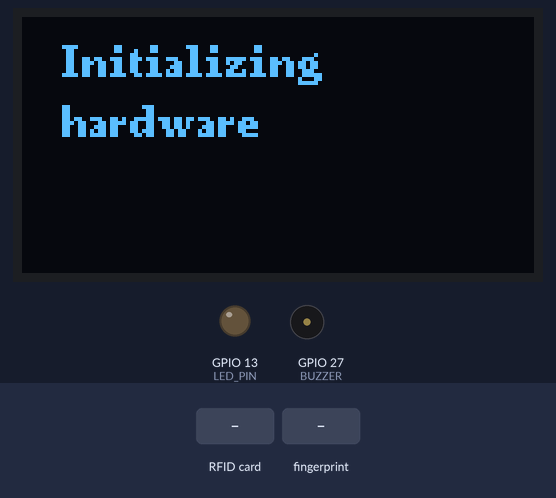
A sketch run on a simulated ESP32. On the bench: 128×64 one-colour display, output pins drawn as LEDs (lit = HIGH), buzzer (waves = sounding, pin HIGH). The test bench sets the inputs (shaded band). WiFi joins after 1.5 s; servers stay silent unless stated; uploads are accepted with an empty reply; what the sketch prints to the serial monitor is not drawn.

Above: at 1.2 s.
At 7.2 s:
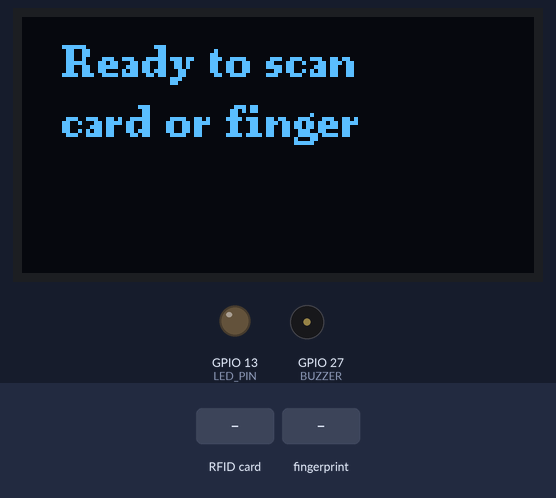
7.3 s: RFID card 5E 7A 19 C4 held to the reader
At 8.6 s:
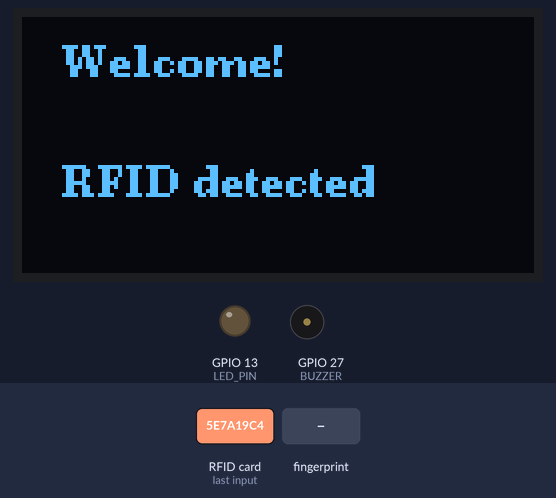
9.5 s: finger stored as number 1 placed on the sensor
At 12.2 s:
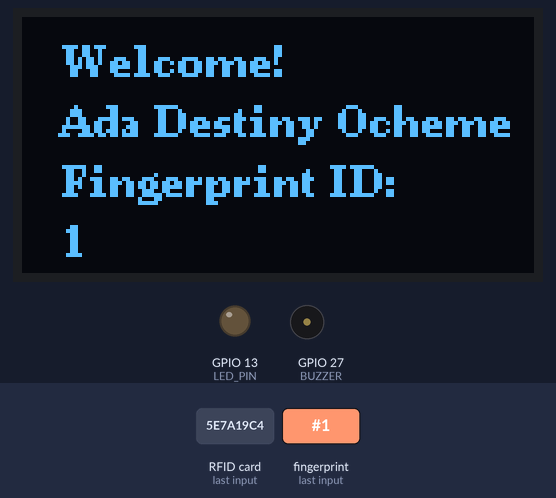
Timing chart, 0 to 13.7 s (numbered marks = the images above; inputs shaded):
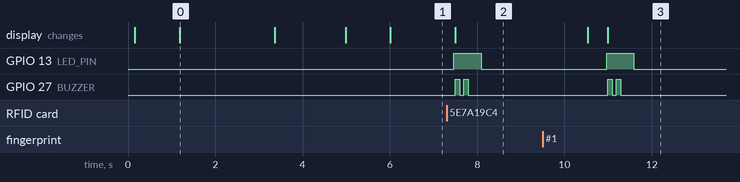

Measured:
- after the input at 7.3 s, GPIO 13 (LED_PIN): LOW → HIGH after 0.17 s, → LOW 0.63 s later; GPIO 27 (BUZZER): alternates HIGH for 0.10 s and LOW for 0.10 s, 4 changes in all, then stays LOW, starting after 0.19 s; the display: changes after 0.19 s (image 2)
- after the input at 9.5 s, GPIO 13 (LED_PIN): LOW → HIGH after 1.5 s, → LOW 0.63 s later; GPIO 27 (BUZZER): alternates HIGH for 0.10 s and LOW for 0.10 s, 4 changes in all, then stays LOW, starting after 1.5 s; the display: first differs from a run without the input after 1.5 s (image 3)
- what the display in image 0 shows lasts 2.2 s, from 1.2 s to 3.4 s

The sketch:

Morrebs_secure_access_sketch_may8a.ino
```cpp
#include <SPI.h>
#include <MFRC522.h>
#include <WiFi.h>
#include <HTTPClient.h>
#include <WiFiClientSecure.h>
#include <U8g2lib.h>
#include <Adafruit_Fingerprint.h>
#include <Wire.h>

// pins
#define RST_PIN        22
#define SS_PIN         5
#define BUZZER         27
#define LED_PIN        13
#define FINGER_RX      25
#define FINGER_TX      26
#define OLED_SDA       21
#define OLED_SCL       22

// Wi-Fi & Sheets
#define WIFI_SSID      "Tope"
#define WIFI_PASSWORD  "agrismart5555"
const String sheet_url = "https://script.google.com/macros/s/AKfycbwVbZWn_6yCJNBgdsZOG7ETJYaylf"
                         "NHLAm3-3x1C0OLfmOC3LXIoYmOp3rP-aOAH8qB/exec?name=";

// timing
unsigned long lastCardReadTime       = 0;
const unsigned long cardReadInterval = 200;
unsigned long lastWifiAttempt        = 0;
const unsigned long wifiReconnectInterval = 5000;
unsigned long welcomeScreenStartTime = 0;
const unsigned long welcomeDisplayDuration = 3000;  // 3 seconds

// welcome message
String personName = "";
String scanMethod = "";
bool showingWelcome = false;

// display & sensors
U8G2_SSD1306_128X64_NONAME_F_SW_I2C oled(
  U8G2_R0, OLED_SCL, OLED_SDA, U8X8_PIN_NONE
);
MFRC522           mfrc522(SS_PIN, RST_PIN);
HardwareSerial    fingerSerial(2);
Adafruit_Fingerprint finger(&fingerSerial);

// fingerprint names
const char* fingerprintNames[] = {
  "Unknown","Ada Destiny Ocheme","Ark of God Medude","Blessing Ochapa",
  "Ali Damkwana Buba","Nathaniel John","Joy Christopher","Favour Raphael",
  "Ozoemelam Ifesanchi Divinefavour","Anna Sokyes","Temitope Okunbamu",
  "Johnson Okunade","Ejim Doreen", "Angela Jinan","Oluyemi Olubodun"
};

// forward declarations
bool   joinWiFi();
String readRFIDName();
String getRFIDUID();
void   processRFID();
void   processFingerprint(int);
int    getFingerprintID();
void   sendToGoogleSheets(const String&, const String&);
String urlEncode(const String&);
void   beepBuzzer(int,int=100);


void setup() {
  Serial.begin(115200);
  Serial.println("Starting setup");

  // init display
  Wire.begin(OLED_SDA, OLED_SCL);
  delay(100);
  if (!oled.begin()) {
    Serial.println("OLED not found");
    while (1) {
      digitalWrite(LED_PIN, HIGH);
      delay(300);
      digitalWrite(LED_PIN, LOW);
      delay(300);
    }
  }
  oled.clearBuffer();
  oled.setFont(u8g2_font_ncenB08_tr);
  oled.drawStr(10, 15, "Starting up");
  oled.sendBuffer();
  delay(1000);

  pinMode(LED_PIN, OUTPUT);
  pinMode(BUZZER, OUTPUT);
  oled.clearBuffer();
  oled.drawStr(10, 15, "Initializing");
  oled.drawStr(10, 30, "hardware");
  oled.sendBuffer();
  delay(1000);

  // init RFID
  SPI.begin();
  delay(50);
  mfrc522.PCD_Init();
  delay(50);
  mfrc522.PCD_SetAntennaGain(mfrc522.RxGain_max);

  // init fingerprint
  fingerSerial.begin(57600, SERIAL_8N1, FINGER_RX, FINGER_TX);
  finger.begin(57600);

  // start Wi-Fi
  WiFi.mode(WIFI_STA);
  WiFi.begin(WIFI_SSID, WIFI_PASSWORD);

  // show connecting screen
  oled.clearBuffer();
  oled.drawStr(10, 15, "Connecting Wi Fi");
  oled.sendBuffer();

  // wait for connection
  while (WiFi.status() != WL_CONNECTED) {
    delay(200);
  }

  // show connected + IP
  oled.clearBuffer();
  oled.drawStr(10, 15, "Wi Fi connected");
  oled.drawStr(10, 30, WiFi.localIP().toString().c_str());
  oled.sendBuffer();
  delay(1000);

  // ready to scan
  oled.clearBuffer();
  oled.drawStr(10, 15, "Ready to scan");
  oled.drawStr(10, 30, "card or finger");
  oled.sendBuffer();

  Serial.print("Wi Fi up, IP: ");
  Serial.println(WiFi.localIP());
  Serial.println("Setup complete");
}

void loop() {
  // clear welcome screen after timeout
  if (showingWelcome &&
      millis() - welcomeScreenStartTime >= welcomeDisplayDuration) {
    showingWelcome = false;
    oled.clearBuffer();
    oled.drawStr(10, 15, "Ready to scan");
    oled.drawStr(10, 35, "card or finger");
    oled.sendBuffer();
  }

  // reconnect Wi-Fi if dropped
  if (WiFi.status() != WL_CONNECTED &&
      millis() - lastWifiAttempt >= wifiReconnectInterval) {
    WiFi.begin(WIFI_SSID, WIFI_PASSWORD);
    lastWifiAttempt = millis();
  }

  if (showingWelcome) {
    delay(50);
    return;
  }

  // throttle scans
  if (millis() - lastCardReadTime < cardReadInterval) return;
  lastCardReadTime = millis();

  // RFID
  mfrc522.PCD_Init();
  if (mfrc522.PICC_IsNewCardPresent() &&
      mfrc522.PICC_ReadCardSerial()) {
    processRFID();
    return;
  }

  // fingerprint
  int fid = getFingerprintID();
  if (fid >= 0) {
    processFingerprint(fid);
  }
}

bool joinWiFi() {
  WiFi.mode(WIFI_STA);
  WiFi.begin(WIFI_SSID, WIFI_PASSWORD);
  unsigned long start = millis();
  while (WiFi.status() != WL_CONNECTED &&
         millis() - start < 10000) {
    delay(200);
  }
  return WiFi.status() == WL_CONNECTED;
}

String readRFIDName() {
  MFRC522::MIFARE_Key key;
  for (byte i = 0; i < 6; i++) key.keyByte[i] = 0xFF;
  byte buf[18];
  byte len = sizeof(buf);
  if (mfrc522.PCD_Authenticate(
        MFRC522::PICC_CMD_MF_AUTH_KEY_A, 2, &key, &mfrc522.uid
      ) == MFRC522::STATUS_OK
   && mfrc522.MIFARE_Read(2, buf, &len) == MFRC522::STATUS_OK) {
    buf[16] = 0;
    String s = (char*)buf;
    s.trim();
    return s;
  }
  return "Unknown";
}

String getRFIDUID() {
  String uid;
  for (byte i = 0; i < mfrc522.uid.size; i++) {
    if (mfrc522.uid.uidByte[i] < 0x10) uid += '0';
    uid += String(mfrc522.uid.uidByte[i], HEX);
  }
  uid.toUpperCase();
  return uid;
}

void processRFID() {
  digitalWrite(LED_PIN, HIGH);
  String name = readRFIDName();
  String id = getRFIDUID();

  Serial.print("RFID detected - Name: ");
  Serial.print(name);
  Serial.print(" ID: ");
  Serial.println(id);

  showingWelcome = true;
  welcomeScreenStartTime = millis();

  oled.clearBuffer();
  oled.drawStr(10, 15, "Welcome!");
  oled.drawStr(10, 30, name.c_str());
  oled.drawStr(10, 45, "RFID detected");
  oled.sendBuffer();

  beepBuzzer(2);
  if (WiFi.status() == WL_CONNECTED) {
    sendToGoogleSheets(name, "RFID");
  }
  digitalWrite(LED_PIN, LOW);
}

void processFingerprint(int fid) {
  digitalWrite(LED_PIN, HIGH);
  String name = (fid > 0 && fid < (int)(sizeof(fingerprintNames)/sizeof(*fingerprintNames)))
                ? fingerprintNames[fid]
                : "Unknown";

  Serial.print("Fingerprint detected - Name: ");
  Serial.print(name);
  Serial.print(" ID: ");
  Serial.println(fid);

  showingWelcome = true;
  welcomeScreenStartTime = millis();

  oled.clearBuffer();
  oled.drawStr(10, 15, "Welcome!");
  oled.drawStr(10, 30, name.c_str());
  oled.drawStr(10, 45, "Fingerprint ID:");
  oled.drawStr(10, 60, String(fid).c_str());
  oled.sendBuffer();

  beepBuzzer(2);
  if (WiFi.status() == WL_CONNECTED) {
    sendToGoogleSheets(name, "Fingerprint");
  }
  digitalWrite(LED_PIN, LOW);
}

int getFingerprintID() {
  if (finger.getImage() != FINGERPRINT_OK) return -1;
  if (finger.image2Tz() != FINGERPRINT_OK) return -1;
  if (finger.fingerFastSearch() != FINGERPRINT_OK) return -1;
  return finger.fingerID;
}

void sendToGoogleSheets(const String& name, const String& method) {
  WiFiClientSecure client;
  client.setInsecure();
  String url = sheet_url + urlEncode(name) + "&method=" + urlEncode(method);
  HTTPClient https;
  if (https.begin(client, url)) {
    https.GET();
    https.end();
  }
}

String urlEncode(const String& str) {
  String out;
  for (char c : str) {
    if (c == ' ') out += "%20";
    else out += c;
  }
  return out;
}

void beepBuzzer(int beeps, int duration) {
  for (int i = 0; i < beeps; i++) {
    digitalWrite(BUZZER, HIGH);
    delay(duration);
    digitalWrite(BUZZER, LOW);
    delay(100);
  }
}
```
